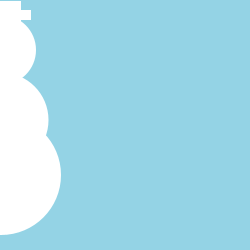
Frame 1 (no input)
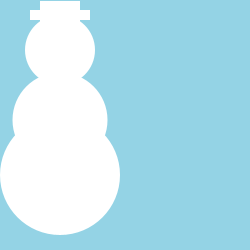
Frame 60 (the mouse pressed at the canvas centre just before this capture)
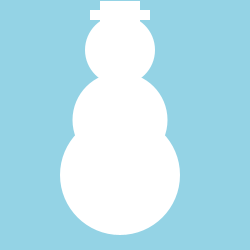
Frame 120 (the mouse held since frame 60 and released just before this capture)

The Processing sketch that drew these frames (run headless with seeded random() and noise(); from frame 60 on, the mouse is pressed at the canvas centre):

// Processing sketch: processing_18518
// ── processing_18518.pde

void setup ()
{
  size (250,250);
  frameRate (100);
}
int x=0;
void draw ()
{
x=x+1;
if (x>250) {x=0;}
background (148,211,229);
noStroke ();
smooth ();
ellipse (x,50,70,70);
ellipse (x,175,120,120);
ellipse (x,120,95,95);
rect (x-20,01,40,40);
rect (x-30,10,60,10);
}
                
